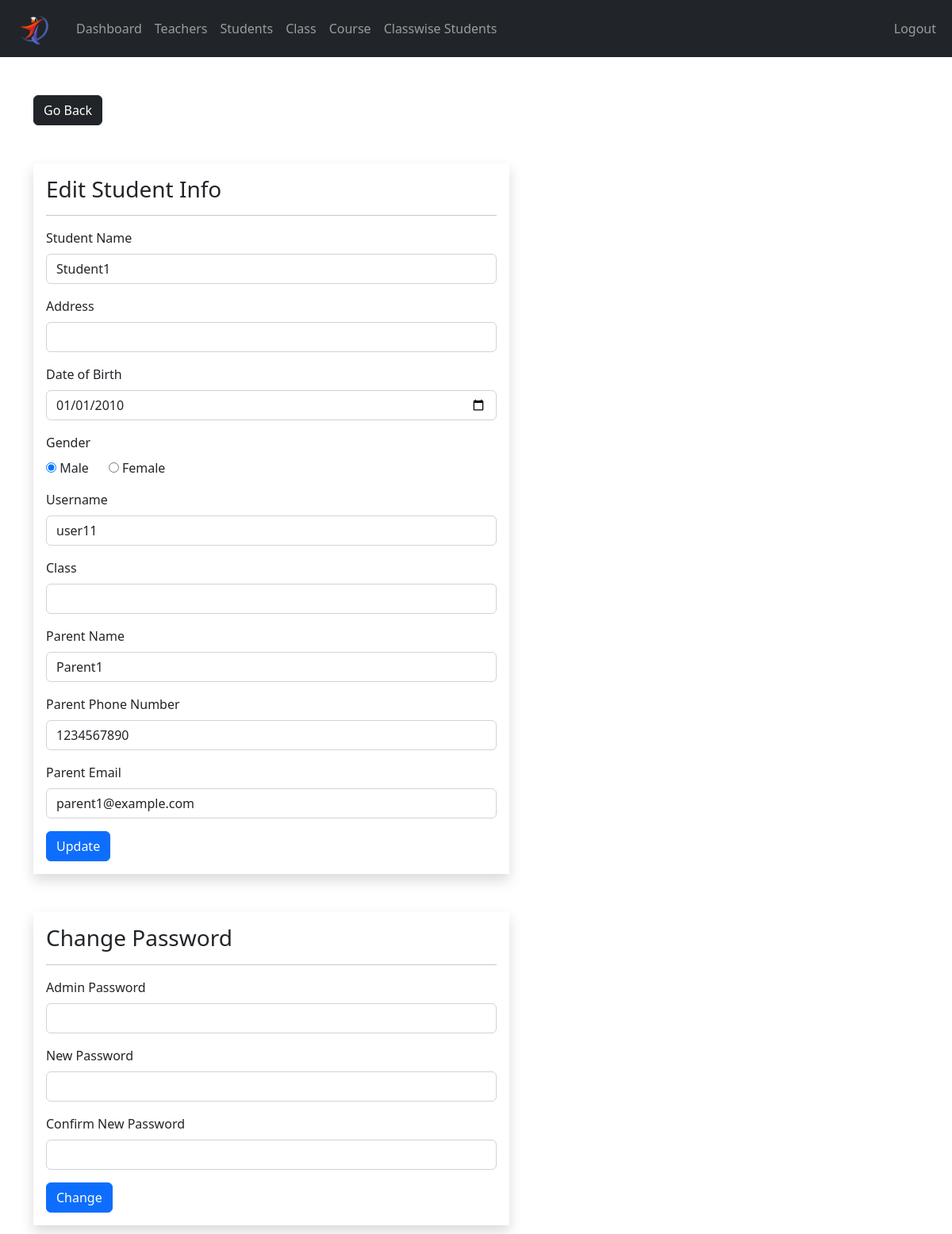
The app's page /UI/admin/student-edit.php?idStudent=1 (signed in) with its own data.
### tables this page shows
CREATE TABLE `student` (
  `idStudent` int(11) NOT NULL AUTO_INCREMENT,
  `UserID` int(11) NOT NULL,
  `ParentId` int(11) NOT NULL,
  `name` varchar(45) NOT NULL,
  `Gender` varchar(45) NOT NULL,
  `DOB` date NOT NULL,
  `Address` varchar(250) NOT NULL,
  PRIMARY KEY (`idStudent`),
  KEY `fk_Student_USER1_idx` (`UserID`),
  KEY `fk_Student_Parent1_idx` (`ParentId`),
  CONSTRAINT `fk_Student_Parent1` FOREIGN KEY (`ParentId`) REFERENCES `parent` (`idParent`),
  CONSTRAINT `fk_Student_USER1` FOREIGN KEY (`UserID`) REFERENCES `user` (`UserID`)
);

CREATE TABLE `user` (
  `UserID` int(11) NOT NULL AUTO_INCREMENT,
  `username` varchar(45) NOT NULL,
  `password` varchar(45) DEFAULT NULL,
  `Role` enum('Teacher','Admin','Student') NOT NULL,
  PRIMARY KEY (`UserID`)
);

CREATE TABLE `parent` (
  `idParent` int(11) NOT NULL AUTO_INCREMENT,
  `name` varchar(45) NOT NULL,
  `email` varchar(45) DEFAULT NULL,
  `phone_no` varchar(45) DEFAULT NULL,
  `CNIC_NO` varchar(45) DEFAULT NULL,
  PRIMARY KEY (`idParent`),
  UNIQUE KEY `CNIC_NO_UNIQUE` (`CNIC_NO`)
);

### UI/admin/data/student.php (called while the page is built, shortened)
<?php
function getStudentById($id, $conn)
{
  try {
    $sql = "SELECT s.*,
                     p.name AS parent_name,p.email AS parent_email, p.phone_no AS parent_phoneNo, p.CNIC_NO AS parent_cnic,
                     u.username,
                     c.name AS class_name,
                     c.Section,
                     GROUP_CONCAT(sub.name SEPARATOR ', ') AS subjects
              FROM student s
              LEFT JOIN parent p ON s.ParentId = p.idParent
              LEFT JOIN user u ON s.userID = u.UserID
              LEFT JOIN registration r ON s.idStudent = r.StdId
              LEFT JOIN class c ON r.ClassId = c.idClass
              LEFT JOIN subject sub ON FIND_IN_SET(sub.idSubject, r.SubID)
              WHERE s.idStudent = ?
              GROUP BY s.idStudent";
    $stmt = $conn->prepare($sql);
    $stmt->execute([$id]);
    if ($stmt->rowCount() == 1) {
      $student = $stmt->fetch(PDO::FETCH_ASSOC);
      return $student;
    } else {
      return 0;
    }
  } catch (PDOException $e) {
    echo "Error: " . $e->getMessage();
    return 0;
  }
}

### UI/admin/student-edit.php (the view, shortened to what this page needs)
<?php
if (isset($_SESSION['UserID']) &&
    isset($_SESSION['role']) &&
    isset($_GET['idStudent'])) {
    if ($_SESSION['role'] == 'Admin') {
        include "../DB_connection.php";
        include "data/student.php";
        $student_id = $_GET['idStudent'];
        $student = getStudentById($student_id, $conn);
        ?>
<!DOCTYPE html>
<html lang="en">
<head>
    <link rel="stylesheet" href="https://cdn.jsdelivr.net/npm/bootstrap@5.2.0/dist/css/bootstrap.min.css">
    <link rel="stylesheet" href="../css/style.css">
    <link rel="stylesheet" href="https://cdnjs.cloudflare.com/ajax/libs/font-awesome/4.7.0/css/font-awesome.min.css">
</head>
<body>
    <?php include "inc/navbar.php"; ?>
    <div class="container mt-5">
        <a href="student.php" class="btn btn-dark">Go Back</a>
        <form method="post" class="shadow p-3 mt-5 form-w" action="req/student-edit.php">
            <h3>Edit Student Info</h3>
            <hr>
            <div class="mb-3">
                <label class="form-label">Student Name</label>
                <input type="text" class="form-control" value="<?= $student['name'] ?>" name="name">
            </div>
            <div class="mb-3">
                <label class="form-label">Address</label>
                <input type="text" class="form-control" value="<?= $student['Address'] ?>" name="address">
            </div>
            <div class="mb-3">
                <label class="form-label">Date of Birth</label>
                <input type="date" class="form-control" value="<?= $student['DOB'] ?>" name="DOB">
            </div>
            <div class="mb-3">
                <label class="form-label">Gender</label><br>
                <input type="radio" value="Male" <?= $student['Gender'] == 'Male' ? 'checked' : '' ?> name="gender"> Male
                &nbsp;&nbsp;&nbsp;&nbsp;
                <input type="radio" value="Female" <?= $student['Gender'] == 'Female' ? 'checked' : '' ?> name="gender"> Female
            </div>
            <div class="mb-3">
                <label class="form-label">Username</label>
                <input type="text" class="form-control" value="<?= $student['username'] ?>" name="username">
            </div>
            <div class="mb-3">
                <label class="form-label">Class</label>
                <input type="text" class="form-control" value="<?= $student['class_name'] ?>" name="class_name">
            </div>
            <div class="mb-3">
                <label class="form-label">Parent Name</label>
                <input type="text" class="form-control" value="<?= $student['parent_name'] ?>" name="parent_name">
            </div>
            <div class="mb-3">
                <label class="form-label">Parent Phone Number</label>
                <input type="text" class="form-control" value="<?= $student['parent_phoneNo'] ?>" name="parent_phoneNo">
            </div>
            <div class="mb-3">
                <label class="form-label">Parent Email</label>
                <input type="text" class="form-control" value="<?= $student['parent_email'] ?>" name="parent_email">
            </div>
            <button type="submit" class="btn btn-primary">Update</button>
        </form>
        <form method="post" class="shadow p-3 my-5 form-w" action="req/student-change.php" id="change_password">
            <h3>Change Password</h3>
            <hr>
            <div class="mb-3">
                <label class="form-label">Admin Password</label>
                <input type="password" class="form-control" name="admin_pass">
            </div>
            <div class="mb-3">
                <label class="form-label">New Password</label>
                <div class="input-group mb-3">
                    <input type="text" class="form-control" name="new_pass" id="passInput">
                </div>
            </div>
            <div class="mb-3">
                <label class="form-label">Confirm New Password</label>
                <input type="text" class="form-control" name="c_new_pass" id="passInput2">
            </div>
            <button type="submit" class="btn btn-primary">Change</button>
        </form>
    </div>
</body>
</html>
<?php
    } else {
        header("Location: student.php");
        exit;
    }
} else {
    header("Location: student.php");
    exit;
}
?>

### UI/css/style.css (style rules this page uses)
.form-w { max-width: 600px; width: 100%; }

### records on screen
student: name "Student1", DOB "01/01/2010", Gender "☑", username "user11", parent_name "Parent1", parent_phoneNo "1234567890", parent_email "parent1@example.com"
